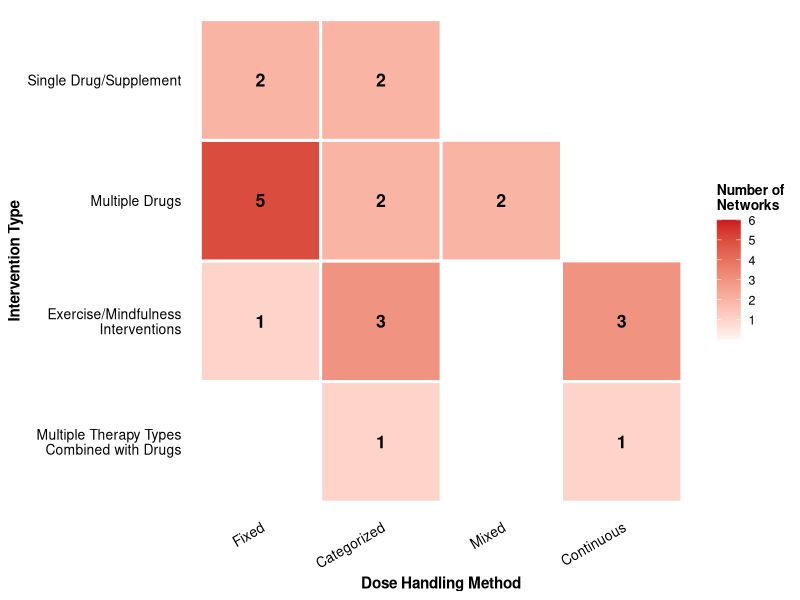
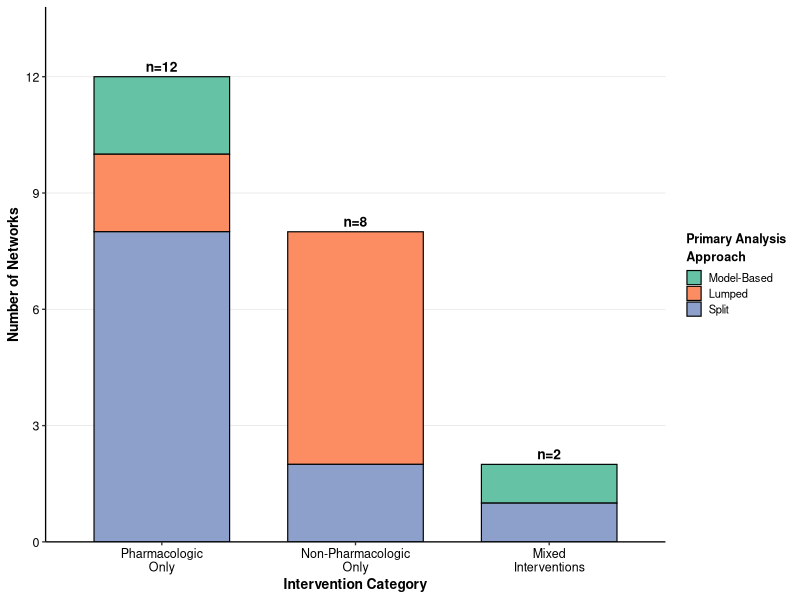

Source code (R) for these figures, in order:
################################################################################
# Chapter 2: Empirical Review — Figures
#
# Produces:
#   Figure 2: Dose specification across intervention types (heatmap)
#   Figure 3: Primary analysis approach by intervention category (bar chart)
#
# Data: Manually coded from 22 depression NMAs (2020–2025)
################################################################################

library(dplyr)
library(ggplot2)

setwd("C:/Users/katie/Desktop/Depression-NMA/Chapter 2")

# ==============================================================================
# Data (shared across both figures)
# ==============================================================================

nma_data <- data.frame(
  network = 1:22,
  intervention_type = c(
    "Single Drug Class", "Single Drug Class", "Multiple Drug Classes",
    "Multiple Drug Classes", "Single Drug Class", "Single Drug Class",
    "Single Drug", "Single Drug", "Single Drug", "Single Drug Class",
    "Multiple Drug Classes", "Multiple Drug Classes", "Single Exercise Type",
    "Single Supplement", "Multiple Exercise Types", "Multiple Exercise Types",
    "Multiple Exercise Types", "Multiple Exercise Types",
    "Multiple Exercise Types", "Multiple Exercise Types",
    "Multiple Drug Classes and Therapy Types",
    "Single Drug Classe and Multiple Therapy Types"
  ),
  dose_handling = c(
    "Fixed", "Categorized", "Fixed", "Mixed",
    "Mixed", "Categorized", "Fixed", "Fixed",
    "Categorized", "Fixed", "Fixed", "Fixed",
    "Continuous", "Categorized", "Continuous", "Categorized",
    "Categorized", "Categorized", "Continuous", "Fixed",
    "Categorized", "Continuous"
  ),
  Primary_analysis = c(
    "Split", "Split", "Model-Based", "Split",
    "Split", "Split", "Split", "Split",
    "Split", "Model-Based", "Lumped", "Lumped",
    "Split", "Split", "Lumped", "Lumped",
    "Lumped", "Lumped", "Lumped", "Lumped",
    "Split", "Model-Based"
  )
)


# ==============================================================================
# Figure 2: Dose Specification Across Intervention Types (Heatmap)
# ==============================================================================

heatmap_data <- nma_data %>%
  mutate(
    intervention_group = factor(case_when(
      grepl("Therapy Types", intervention_type) ~
        "Multiple Therapy Types\nCombined with Drugs",
      intervention_type %in% c("Single Drug", "Single Supplement") ~
        "Single Drug/Supplement",
      intervention_type %in% c("Single Drug Class", "Multiple Drug Classes") ~
        "Multiple Drugs",
      grepl("Exercise", intervention_type) ~
        "Exercise/Mindfulness\nInterventions"
    ), levels = c("Multiple Therapy Types\nCombined with Drugs",
                  "Exercise/Mindfulness\nInterventions",
                  "Multiple Drugs",
                  "Single Drug/Supplement")),
    dose_handling = factor(dose_handling,
                           levels = c("Fixed", "Categorized", "Mixed", "Continuous"))
  ) %>%
  group_by(intervention_group, dose_handling) %>%
  summarise(n = n(), .groups = "drop")

fig2 <- ggplot(heatmap_data,
               aes(x = dose_handling, y = intervention_group, fill = n)) +
  geom_tile(color = "white", linewidth = 1) +
  geom_text(aes(label = n), size = 4.5, fontface = "bold", color = "black") +
  scale_fill_gradient(low = "#FFF5F0", high = "#CB181D",
                      name = "Number of\nNetworks",
                      breaks = 1:6, limits = c(0, 6)) +
  labs(x = "Dose Handling Method", y = "Intervention Type") +
  theme_minimal(base_size = 11) +
  theme(
    axis.text.x  = element_text(angle = 30, hjust = 1, size = 10, color = "black"),
    axis.text.y  = element_text(size = 10, color = "black"),
    axis.title   = element_text(size = 11, face = "bold"),
    legend.title = element_text(size = 10, face = "bold"),
    legend.text  = element_text(size = 9),
    panel.grid   = element_blank()
  )

ggsave("figures/Figure 2.2.jpeg", fig2,
       width = 170, height = 100, units = "mm", dpi = 300)

cat("Figure 2 saved.\n")


# ==============================================================================
# Figure 3: Primary Analysis Approach by Intervention Category (Bar Chart)
# ==============================================================================

analysis_data <- nma_data %>%
  mutate(
    intervention_category = factor(case_when(
      grepl("Drug", intervention_type) & !grepl("Therapy", intervention_type) ~
        "Pharmacologic\nOnly",
      grepl("Exercise|Supplement", intervention_type) ~
        "Non-Pharmacologic\nOnly",
      grepl("and", intervention_type) ~
        "Mixed\nInterventions"
    )),
    Primary_analysis = factor(Primary_analysis,
                              levels = c("Model-Based", "Lumped", "Split"))
  ) %>%
  group_by(intervention_category, Primary_analysis) %>%
  summarise(n = n(), .groups = "drop") %>%
  group_by(intervention_category) %>%
  mutate(total = sum(n)) %>%
  ungroup()

fig3 <- ggplot(analysis_data,
               aes(x = reorder(intervention_category, -total),
                   y = n, fill = Primary_analysis)) +
  geom_bar(stat = "identity", color = "black", linewidth = 0.4, width = 0.7) +
  geom_text(data = analysis_data %>%
              group_by(intervention_category) %>%
              summarise(total = sum(n), .groups = "drop"),
            aes(x = intervention_category, y = total,
                label = paste0("n=", total), fill = NULL),
            vjust = -0.5, fontface = "bold", size = 3.5) +
  scale_fill_manual(
    values = c("Model-Based" = "#66C2A5",
               "Lumped"       = "#FC8D62",
               "Split"        = "#8DA0CB"),
    name = "Primary Analysis\nApproach"
  ) +
  labs(x = "Intervention Category", y = "Number of Networks") +
  scale_y_continuous(expand = expansion(mult = c(0, 0.15)),
                     breaks = seq(0, 12, 3)) +
  theme_classic(base_size = 10) +
  theme(
    axis.text.x  = element_text(size = 9, color = "black"),
    axis.text.y  = element_text(size = 9, color = "black"),
    axis.title   = element_text(size = 10, face = "bold"),
    legend.title = element_text(size = 9, face = "bold", lineheight = 1.2),
    legend.text  = element_text(size = 8),
    legend.key.size = unit(4, "mm"),
    panel.grid.major.y = element_line(color = "grey90", linewidth = 0.25)
  )

ggsave("figures/Figure 2.3.jpeg", fig3,
       width = 170, height = 90, units = "mm", dpi = 300)

cat("Figure 3 saved.\n")
